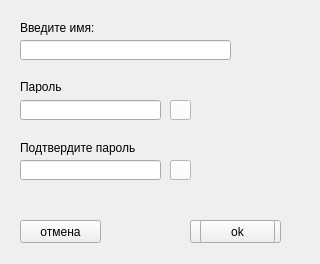
<?xml version="1.0" encoding="UTF-8"?>
<ui version="4.0">
 <class>Form</class>
 <widget class="QWidget" name="Form">
  <property name="geometry">
   <rect>
    <x>0</x>
    <y>0</y>
    <width>320</width>
    <height>264</height>
   </rect>
  </property>
  <property name="windowTitle">
   <string>Form</string>
  </property>
  <widget class="QLineEdit" name="name_input">
   <property name="geometry">
    <rect>
     <x>20</x>
     <y>40</y>
     <width>211</width>
     <height>20</height>
    </rect>
   </property>
  </widget>
  <widget class="QPushButton" name="registr_btn">
   <property name="geometry">
    <rect>
     <x>190</x>
     <y>220</y>
     <width>91</width>
     <height>23</height>
    </rect>
   </property>
   <property name="text">
    <string>регистрация</string>
   </property>
  </widget>
  <widget class="QPushButton" name="cancel_btn">
   <property name="geometry">
    <rect>
     <x>20</x>
     <y>220</y>
     <width>81</width>
     <height>23</height>
    </rect>
   </property>
   <property name="text">
    <string>отмена</string>
   </property>
  </widget>
  <widget class="QLabel" name="label_4">
   <property name="geometry">
    <rect>
     <x>20</x>
     <y>140</y>
     <width>211</width>
     <height>16</height>
    </rect>
   </property>
   <property name="text">
    <string>Подтвердите пароль</string>
   </property>
  </widget>
  <widget class="QLabel" name="label_6">
   <property name="geometry">
    <rect>
     <x>20</x>
     <y>20</y>
     <width>81</width>
     <height>16</height>
    </rect>
   </property>
   <property name="text">
    <string>Введите имя:</string>
   </property>
  </widget>
  <widget class="QLabel" name="label_3">
   <property name="geometry">
    <rect>
     <x>20</x>
     <y>80</y>
     <width>47</width>
     <height>13</height>
    </rect>
   </property>
   <property name="text">
    <string>Пароль</string>
   </property>
  </widget>
  <widget class="QLabel" name="error_name">
   <property name="geometry">
    <rect>
     <x>20</x>
     <y>60</y>
     <width>261</width>
     <height>16</height>
    </rect>
   </property>
   <property name="text">
    <string/>
   </property>
  </widget>
  <widget class="QLabel" name="label_2">
   <property name="geometry">
    <rect>
     <x>20</x>
     <y>125</y>
     <width>201</width>
     <height>16</height>
    </rect>
   </property>
   <property name="text">
    <string/>
   </property>
  </widget>
  <widget class="QLabel" name="error_2_password">
   <property name="geometry">
    <rect>
     <x>20</x>
     <y>185</y>
     <width>201</width>
     <height>16</height>
    </rect>
   </property>
   <property name="text">
    <string/>
   </property>
  </widget>
  <widget class="QLineEdit" name="input_password_reg">
   <property name="geometry">
    <rect>
     <x>20</x>
     <y>100</y>
     <width>141</width>
     <height>20</height>
    </rect>
   </property>
  </widget>
  <widget class="QLineEdit" name="input_password_reg_2">
   <property name="geometry">
    <rect>
     <x>20</x>
     <y>160</y>
     <width>141</width>
     <height>20</height>
    </rect>
   </property>
  </widget>
  <widget class="QPushButton" name="is_ok">
   <property name="geometry">
    <rect>
     <x>200</x>
     <y>220</y>
     <width>75</width>
     <height>23</height>
    </rect>
   </property>
   <property name="text">
    <string>ok</string>
   </property>
  </widget>
  <widget class="QPushButton" name="eye_h1">
   <property name="geometry">
    <rect>
     <x>170</x>
     <y>100</y>
     <width>20</width>
     <height>20</height>
    </rect>
   </property>
   <property name="styleSheet">
    <string notr="true">background-color: rgb(255, 255, 255);
</string>
   </property>
   <property name="text">
    <string/>
   </property>
   <property name="icon">
    <iconset>
     <normaloff>hide.png</normaloff>hide.png</iconset>
   </property>
   <property name="iconSize">
    <size>
     <width>16</width>
     <height>16</height>
    </size>
   </property>
  </widget>
  <widget class="QPushButton" name="eye_s1">
   <property name="geometry">
    <rect>
     <x>170</x>
     <y>100</y>
     <width>21</width>
     <height>20</height>
    </rect>
   </property>
   <property name="styleSheet">
    <string notr="true">background-color: rgb(255, 255, 255);
</string>
   </property>
   <property name="text">
    <string/>
   </property>
   <property name="icon">
    <iconset>
     <normaloff>show.png</normaloff>show.png</iconset>
   </property>
   <property name="iconSize">
    <size>
     <width>16</width>
     <height>16</height>
    </size>
   </property>
   <property name="autoRepeat">
    <bool>false</bool>
   </property>
   <property name="autoExclusive">
    <bool>false</bool>
   </property>
  </widget>
  <widget class="QPushButton" name="eye_h2">
   <property name="geometry">
    <rect>
     <x>170</x>
     <y>160</y>
     <width>20</width>
     <height>20</height>
    </rect>
   </property>
   <property name="styleSheet">
    <string notr="true">background-color: rgb(255, 255, 255);
</string>
   </property>
   <property name="text">
    <string/>
   </property>
   <property name="icon">
    <iconset>
     <normaloff>hide.png</normaloff>hide.png</iconset>
   </property>
   <property name="iconSize">
    <size>
     <width>16</width>
     <height>16</height>
    </size>
   </property>
  </widget>
  <widget class="QPushButton" name="eye_s2">
   <property name="geometry">
    <rect>
     <x>170</x>
     <y>160</y>
     <width>21</width>
     <height>20</height>
    </rect>
   </property>
   <property name="styleSheet">
    <string notr="true">background-color: rgb(255, 255, 255);
</string>
   </property>
   <property name="text">
    <string/>
   </property>
   <property name="icon">
    <iconset>
     <normaloff>show.png</normaloff>show.png</iconset>
   </property>
   <property name="iconSize">
    <size>
     <width>16</width>
     <height>16</height>
    </size>
   </property>
   <property name="autoRepeat">
    <bool>false</bool>
   </property>
   <property name="autoExclusive">
    <bool>false</bool>
   </property>
  </widget>
 </widget>
 <resources/>
 <connections/>
</ui>
